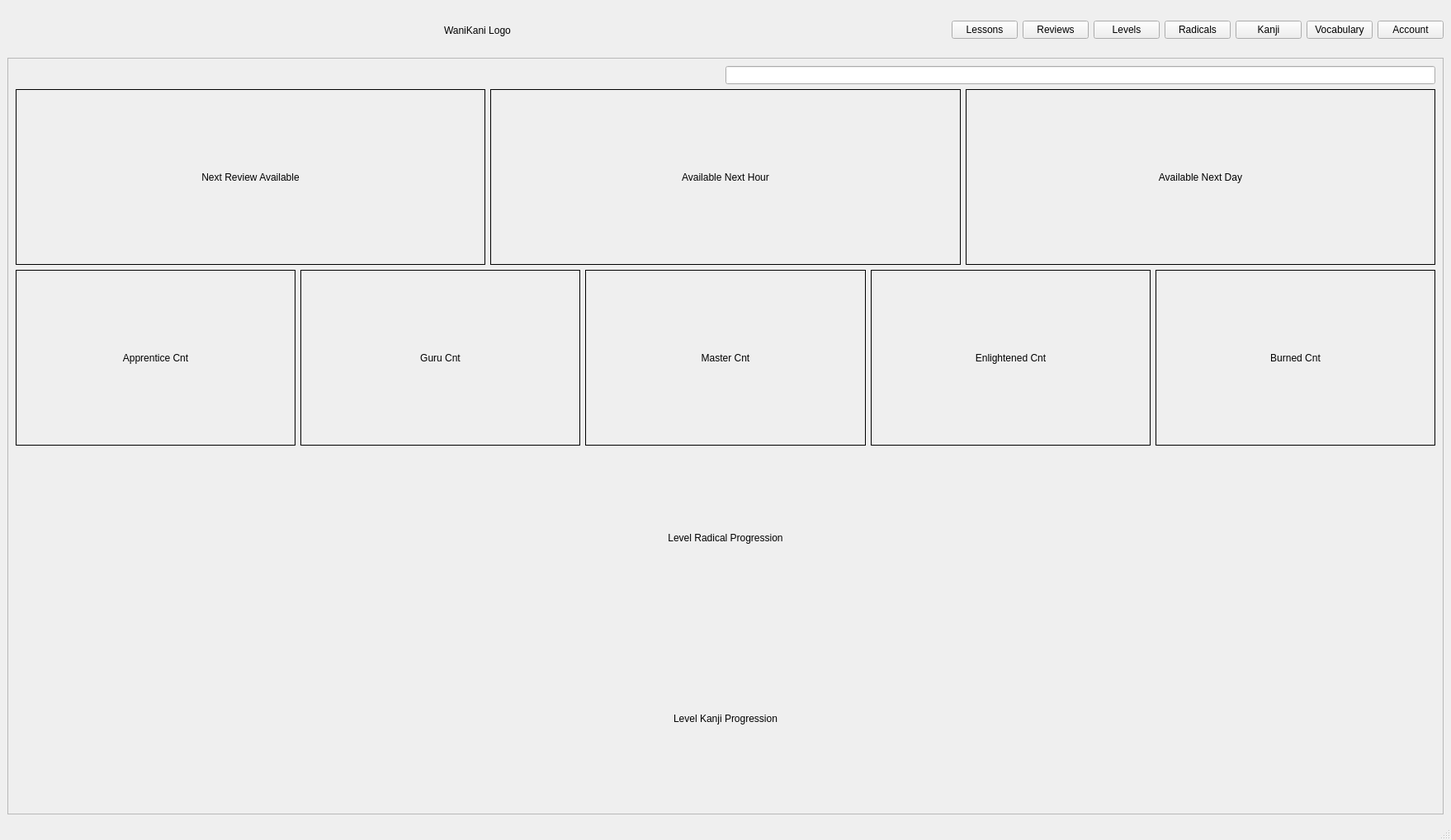
<?xml version="1.0" encoding="UTF-8"?>
<ui version="4.0">
 <class>MainWindow</class>
 <widget class="QMainWindow" name="MainWindow">
  <property name="geometry">
   <rect>
    <x>0</x>
    <y>0</y>
    <width>1758</width>
    <height>1018</height>
   </rect>
  </property>
  <property name="windowTitle">
   <string>MainWindow</string>
  </property>
  <widget class="QWidget" name="centralwidget">
   <layout class="QVBoxLayout" name="verticalLayout_7">
    <item>
     <layout class="QVBoxLayout" name="verticalLayout">
      <item>
       <layout class="QHBoxLayout" name="topBarHorizontalLayout">
        <item>
         <spacer name="horizontalSpacer">
          <property name="orientation">
           <enum>Qt::Horizontal</enum>
          </property>
          <property name="sizeHint" stdset="0">
           <size>
            <width>40</width>
            <height>20</height>
           </size>
          </property>
         </spacer>
        </item>
        <item>
         <widget class="QLabel" name="wanikaniLogo">
          <property name="sizePolicy">
           <sizepolicy hsizetype="Preferred" vsizetype="Preferred">
            <horstretch>0</horstretch>
            <verstretch>0</verstretch>
           </sizepolicy>
          </property>
          <property name="minimumSize">
           <size>
            <width>0</width>
            <height>55</height>
           </size>
          </property>
          <property name="baseSize">
           <size>
            <width>0</width>
            <height>0</height>
           </size>
          </property>
          <property name="text">
           <string>WaniKani Logo</string>
          </property>
         </widget>
        </item>
        <item>
         <spacer name="verticalSpacer">
          <property name="orientation">
           <enum>Qt::Horizontal</enum>
          </property>
          <property name="sizeHint" stdset="0">
           <size>
            <width>40</width>
            <height>20</height>
           </size>
          </property>
         </spacer>
        </item>
        <item>
         <widget class="QPushButton" name="lessonsLink">
          <property name="text">
           <string>Lessons</string>
          </property>
         </widget>
        </item>
        <item>
         <widget class="QPushButton" name="reviewsLink">
          <property name="text">
           <string>Reviews</string>
          </property>
         </widget>
        </item>
        <item>
         <widget class="QPushButton" name="levelsLink">
          <property name="text">
           <string>Levels</string>
          </property>
         </widget>
        </item>
        <item>
         <widget class="QPushButton" name="radicalLink">
          <property name="text">
           <string>Radicals</string>
          </property>
         </widget>
        </item>
        <item>
         <widget class="QPushButton" name="kanjiLink">
          <property name="text">
           <string>Kanji</string>
          </property>
         </widget>
        </item>
        <item>
         <widget class="QPushButton" name="vocabularyLink">
          <property name="text">
           <string>Vocabulary</string>
          </property>
         </widget>
        </item>
        <item>
         <widget class="QPushButton" name="pushButton">
          <property name="text">
           <string>Account</string>
          </property>
         </widget>
        </item>
       </layout>
      </item>
      <item>
       <widget class="QScrollArea" name="scrollArea">
        <property name="autoFillBackground">
         <bool>false</bool>
        </property>
        <property name="widgetResizable">
         <bool>true</bool>
        </property>
        <property name="alignment">
         <set>Qt::AlignCenter</set>
        </property>
        <widget class="QWidget" name="mainScrollAreaWidgetContents">
         <property name="geometry">
          <rect>
           <x>0</x>
           <y>0</y>
           <width>1736</width>
           <height>885</height>
          </rect>
         </property>
         <layout class="QVBoxLayout" name="verticalLayout_12">
          <item>
           <layout class="QVBoxLayout" name="verticalLayoutScrolling">
            <property name="sizeConstraint">
             <enum>QLayout::SetMaximumSize</enum>
            </property>
            <item>
             <layout class="QHBoxLayout" name="searchBarHorizontalLayout">
              <property name="sizeConstraint">
               <enum>QLayout::SetDefaultConstraint</enum>
              </property>
              <item>
               <spacer name="searchBarHorizontalSpacer">
                <property name="orientation">
                 <enum>Qt::Horizontal</enum>
                </property>
                <property name="sizeHint" stdset="0">
                 <size>
                  <width>40</width>
                  <height>0</height>
                 </size>
                </property>
               </spacer>
              </item>
              <item>
               <widget class="QLineEdit" name="searchBar">
                <property name="frame">
                 <bool>true</bool>
                </property>
               </widget>
              </item>
             </layout>
            </item>
            <item>
             <layout class="QHBoxLayout" name="availabilityHorizontalLayout">
              <item>
               <widget class="QLabel" name="nextReviewAvailable">
                <property name="frameShape">
                 <enum>QFrame::Box</enum>
                </property>
                <property name="text">
                 <string>Next Review Available</string>
                </property>
                <property name="alignment">
                 <set>Qt::AlignCenter</set>
                </property>
               </widget>
              </item>
              <item>
               <widget class="QLabel" name="nextHourAvailable">
                <property name="frameShape">
                 <enum>QFrame::Box</enum>
                </property>
                <property name="text">
                 <string>Available Next Hour</string>
                </property>
                <property name="alignment">
                 <set>Qt::AlignCenter</set>
                </property>
               </widget>
              </item>
              <item>
               <widget class="QLabel" name="nextDayAvailable">
                <property name="frameShape">
                 <enum>QFrame::Box</enum>
                </property>
                <property name="text">
                 <string>Available Next Day</string>
                </property>
                <property name="alignment">
                 <set>Qt::AlignCenter</set>
                </property>
               </widget>
              </item>
             </layout>
            </item>
            <item>
             <layout class="QHBoxLayout" name="subjectCountHorizontalLayout">
              <item>
               <widget class="QLabel" name="apprenticeCount">
                <property name="frameShape">
                 <enum>QFrame::Box</enum>
                </property>
                <property name="text">
                 <string>Apprentice Cnt</string>
                </property>
                <property name="alignment">
                 <set>Qt::AlignCenter</set>
                </property>
               </widget>
              </item>
              <item>
               <widget class="QLabel" name="guruCount">
                <property name="frameShape">
                 <enum>QFrame::Box</enum>
                </property>
                <property name="text">
                 <string>Guru Cnt</string>
                </property>
                <property name="alignment">
                 <set>Qt::AlignCenter</set>
                </property>
               </widget>
              </item>
              <item>
               <widget class="QLabel" name="masterCount">
                <property name="frameShape">
                 <enum>QFrame::Box</enum>
                </property>
                <property name="text">
                 <string>Master Cnt</string>
                </property>
                <property name="textFormat">
                 <enum>Qt::AutoText</enum>
                </property>
                <property name="alignment">
                 <set>Qt::AlignCenter</set>
                </property>
               </widget>
              </item>
              <item>
               <widget class="QLabel" name="enlightenedCount">
                <property name="frameShape">
                 <enum>QFrame::Box</enum>
                </property>
                <property name="text">
                 <string>Enlightened Cnt</string>
                </property>
                <property name="alignment">
                 <set>Qt::AlignCenter</set>
                </property>
               </widget>
              </item>
              <item>
               <widget class="QLabel" name="burnedCount">
                <property name="frameShape">
                 <enum>QFrame::Box</enum>
                </property>
                <property name="text">
                 <string>Burned Cnt</string>
                </property>
                <property name="alignment">
                 <set>Qt::AlignCenter</set>
                </property>
               </widget>
              </item>
             </layout>
            </item>
            <item>
             <layout class="QVBoxLayout" name="levelRadicalVerticalLayout">
              <item>
               <widget class="QLabel" name="levelRadicalProgressionLabel">
                <property name="text">
                 <string>Level Radical Progression</string>
                </property>
                <property name="alignment">
                 <set>Qt::AlignCenter</set>
                </property>
               </widget>
              </item>
              <item>
               <layout class="QHBoxLayout" name="levelRadicalProgressionItemsLocation"/>
              </item>
             </layout>
            </item>
            <item>
             <layout class="QVBoxLayout" name="levelKanjiVerticalLayout">
              <item>
               <widget class="QLabel" name="levelKanjiProgressionLabels">
                <property name="text">
                 <string>Level Kanji Progression</string>
                </property>
                <property name="alignment">
                 <set>Qt::AlignCenter</set>
                </property>
               </widget>
              </item>
              <item>
               <layout class="QHBoxLayout" name="levelKanjiProgressionItemsLocation"/>
              </item>
             </layout>
            </item>
            <item>
             <layout class="QHBoxLayout" name="statsHorizontalLayout">
              <item>
               <layout class="QVBoxLayout" name="newUnlockLayout"/>
              </item>
              <item>
               <layout class="QVBoxLayout" name="criticalConditionLayout"/>
              </item>
              <item>
               <layout class="QVBoxLayout" name="burnedItemsLayout"/>
              </item>
             </layout>
            </item>
           </layout>
          </item>
         </layout>
        </widget>
       </widget>
      </item>
     </layout>
    </item>
   </layout>
  </widget>
  <widget class="QMenuBar" name="menubar">
   <property name="geometry">
    <rect>
     <x>0</x>
     <y>0</y>
     <width>1758</width>
     <height>24</height>
    </rect>
   </property>
  </widget>
  <widget class="QStatusBar" name="statusbar"/>
 </widget>
 <resources/>
 <connections>
  <connection>
   <sender>lessonsLink</sender>
   <signal>clicked()</signal>
   <receiver>MainWindow</receiver>
   <slot>hide()</slot>
   <hints>
    <hint type="sourcelabel">
     <x>1186</x>
     <y>62</y>
    </hint>
    <hint type="destinationlabel">
     <x>878</x>
     <y>508</y>
    </hint>
   </hints>
  </connection>
  <connection>
   <sender>reviewsLink</sender>
   <signal>clicked()</signal>
   <receiver>MainWindow</receiver>
   <slot>hide()</slot>
   <hints>
    <hint type="sourcelabel">
     <x>1272</x>
     <y>62</y>
    </hint>
    <hint type="destinationlabel">
     <x>878</x>
     <y>508</y>
    </hint>
   </hints>
  </connection>
  <connection>
   <sender>levelsLink</sender>
   <signal>clicked()</signal>
   <receiver>MainWindow</receiver>
   <slot>hide()</slot>
   <hints>
    <hint type="sourcelabel">
     <x>1358</x>
     <y>62</y>
    </hint>
    <hint type="destinationlabel">
     <x>878</x>
     <y>508</y>
    </hint>
   </hints>
  </connection>
 </connections>
</ui>
